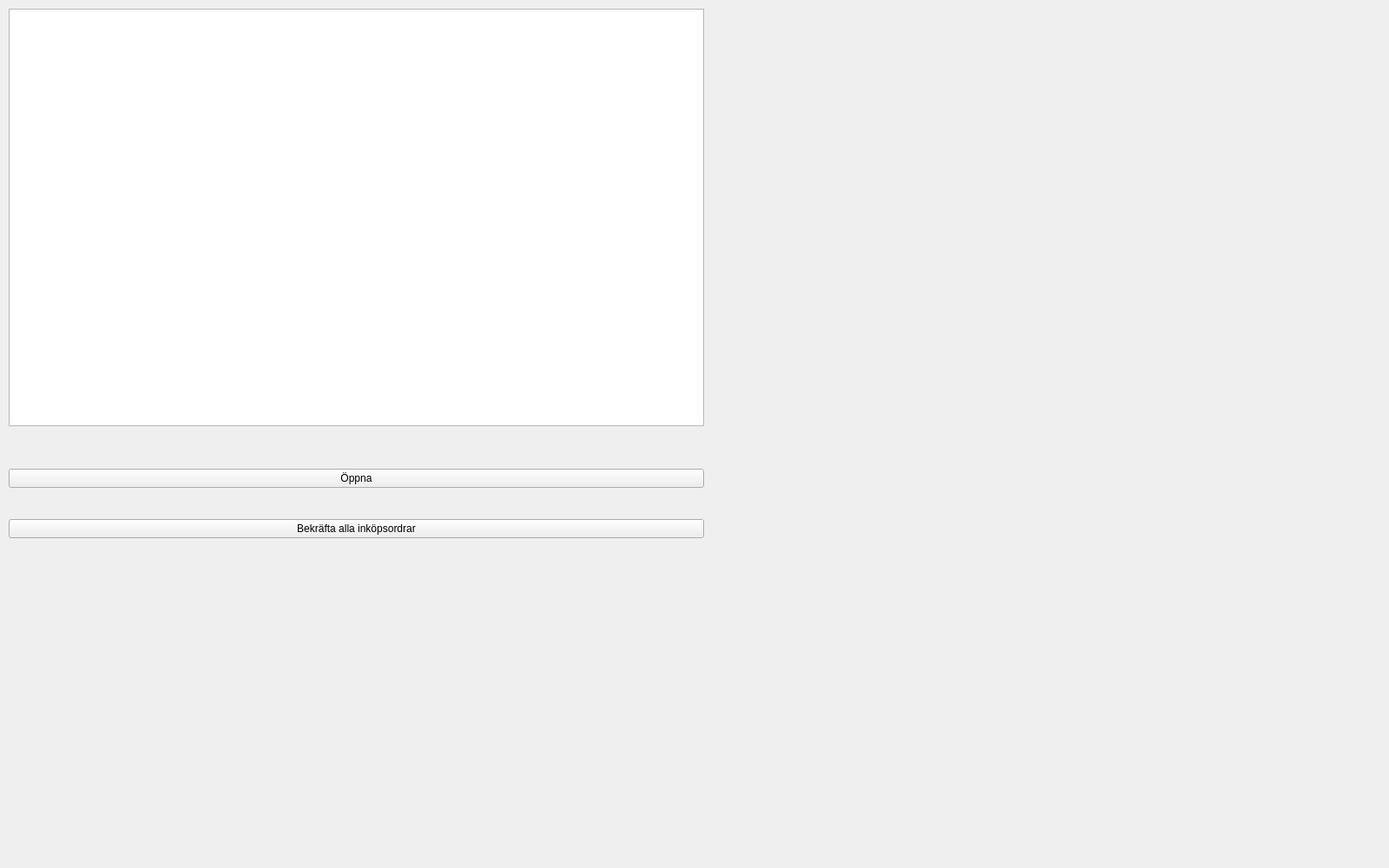
<?xml version="1.0" encoding="UTF-8"?>
<ui version="4.0">
 <class>PurchaseOrderWidget</class>
 <widget class="QStackedWidget" name="PurchaseOrderWidget">
  <property name="geometry">
   <rect>
    <x>0</x>
    <y>0</y>
    <width>1600</width>
    <height>1000</height>
   </rect>
  </property>
  <property name="windowTitle">
   <string>StackedWidget</string>
  </property>
  <widget class="QWidget" name="page">
   <widget class="QWidget" name="verticalLayoutWidget">
    <property name="geometry">
     <rect>
      <x>10</x>
      <y>10</y>
      <width>801</width>
      <height>481</height>
     </rect>
    </property>
    <layout class="QVBoxLayout" name="verticalLayout">
     <item>
      <widget class="QListWidget" name="purchase_orders_list"/>
     </item>
    </layout>
   </widget>
   <widget class="QWidget" name="verticalLayoutWidget_2">
    <property name="geometry">
     <rect>
      <x>10</x>
      <y>510</y>
      <width>801</width>
      <height>141</height>
     </rect>
    </property>
    <layout class="QVBoxLayout" name="verticalLayout_2">
     <item>
      <widget class="QPushButton" name="btn_open">
       <property name="styleSheet">
        <string notr="true">min-height: 1.5em;</string>
       </property>
       <property name="text">
        <string>Öppna</string>
       </property>
      </widget>
     </item>
     <item>
      <widget class="QPushButton" name="btn_acknowledge_all_purchase_orders">
       <property name="styleSheet">
        <string notr="true">min-height: 1.5em;</string>
       </property>
       <property name="text">
        <string>Bekräfta alla inköpsordrar</string>
       </property>
      </widget>
     </item>
    </layout>
   </widget>
  </widget>
 </widget>
 <resources/>
 <connections/>
</ui>
